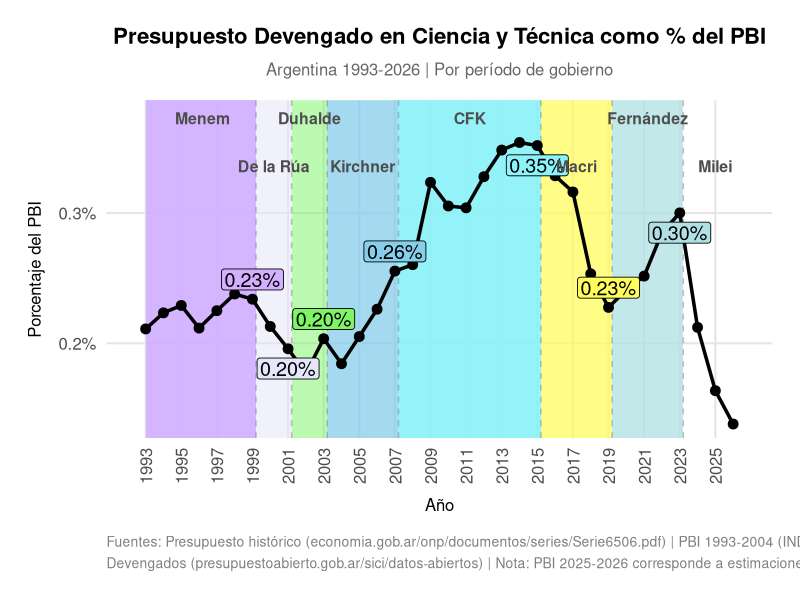
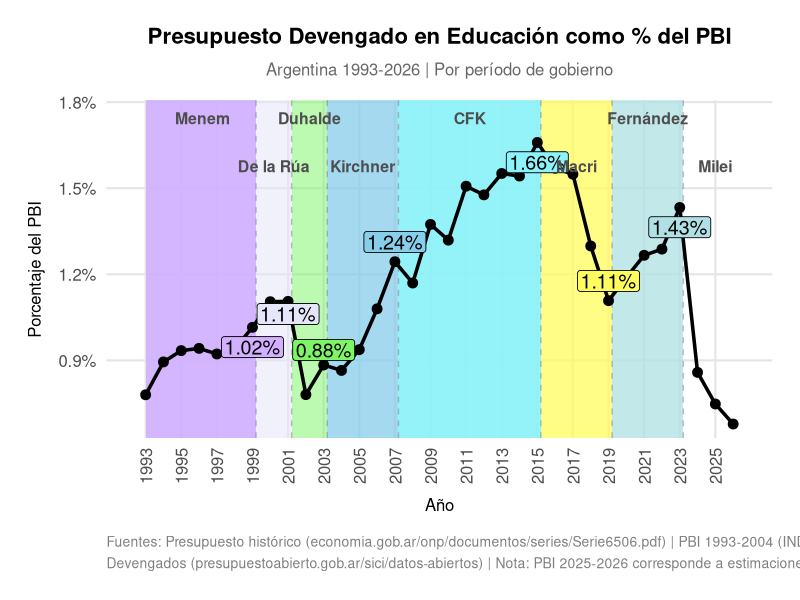
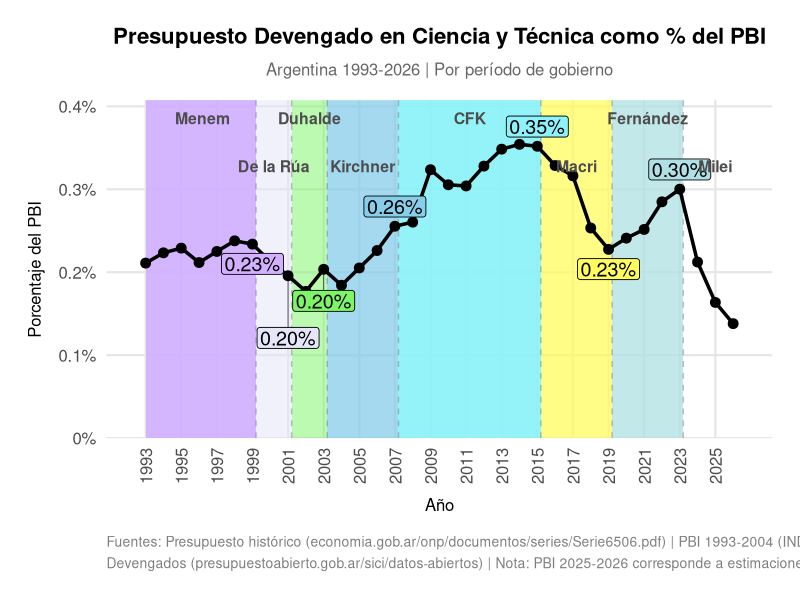
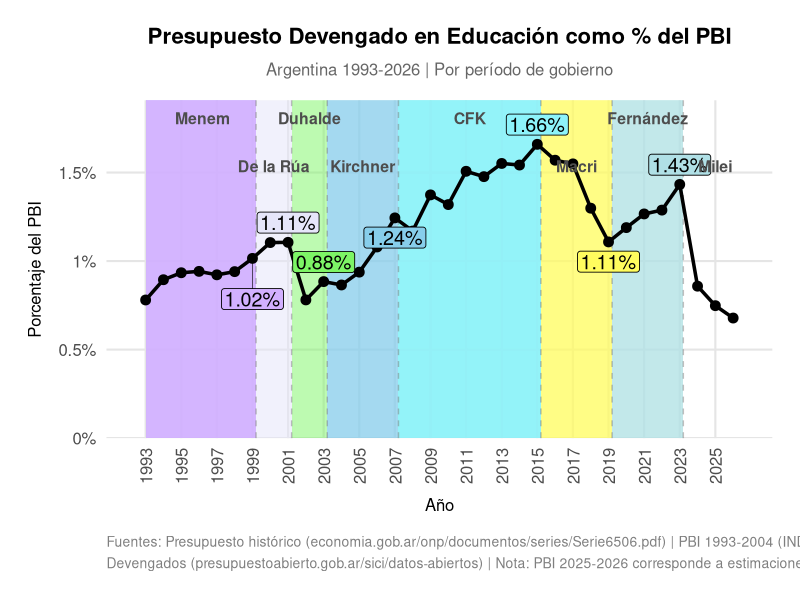
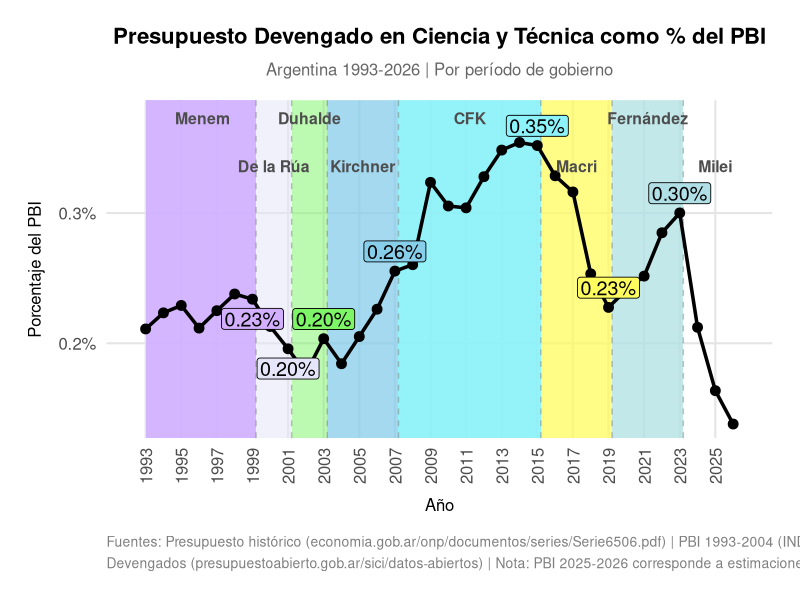
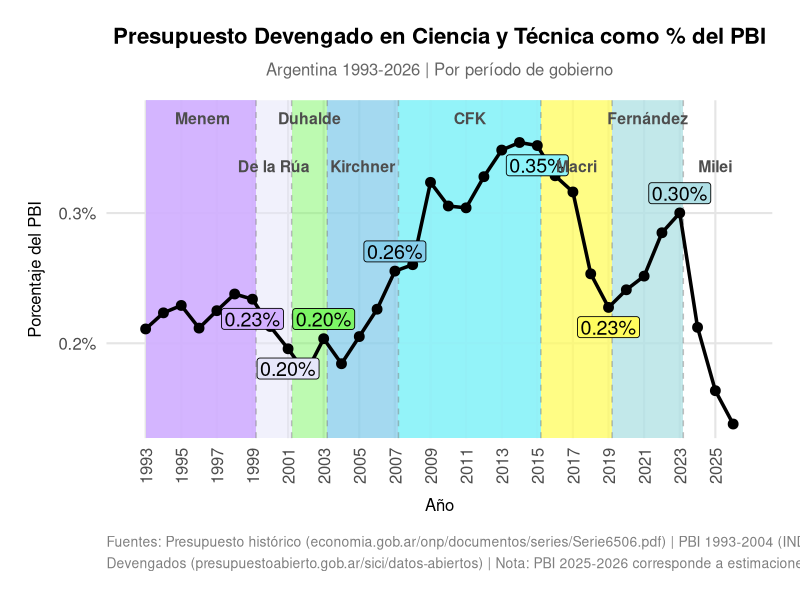
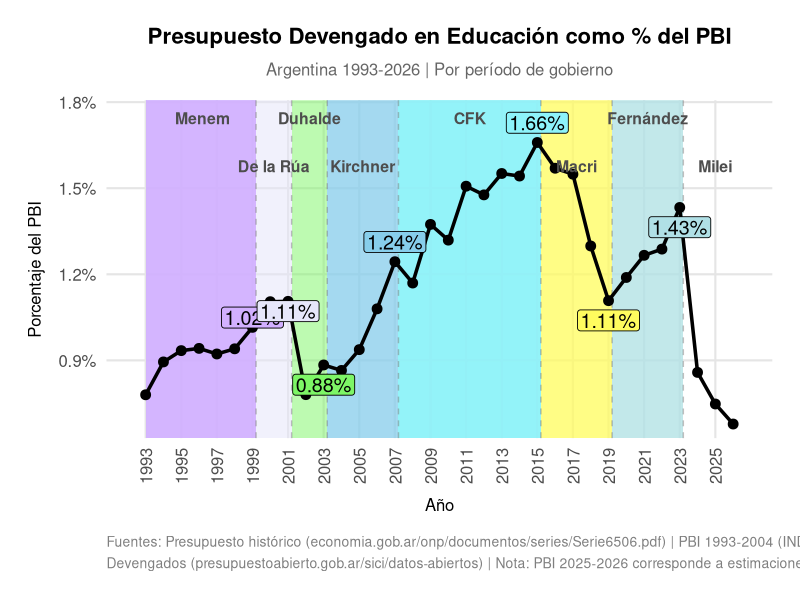
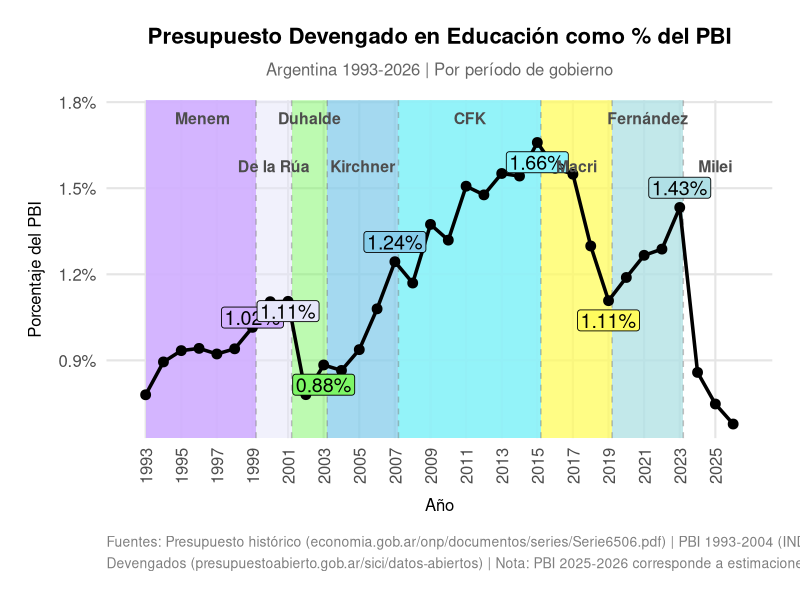

Source code (R) for these figures, in order: (Note: this script raises an error after producing the figures.)
# =============================================================================
# Análisis del Presupuesto Devengado en Ciencia y Educación como % del PBI
# Argentina 1993-2026
# =============================================================================

# Cargar librerías necesarias
library(ggplot2)
library(dplyr)
library(tidyr)
library(scales)
library(ggrepel)

# -----------------------------------------------------------------------------
# 1. Leer y procesar datos
# -----------------------------------------------------------------------------

presupuesto <- read.csv("presupuesto.csv", stringsAsFactors = FALSE)

# Calcular Presupuesto Devengado como % del PBI
presupuesto <- presupuesto %>%
  mutate(
    Ciencia_pct_PBI = (Devengado.Ciencia / PBI) * 100,
    Educacion_pct_PBI = (Devengado.Educación / PBI) * 100
  )

# -----------------------------------------------------------------------------
# 2. Definir períodos de gobierno
# -----------------------------------------------------------------------------

definir_gobierno <- function(año) {
  case_when(
    año >= 1989 & año <= 1999 ~ "Menem\n(1989-1999)",
    año >= 2000 & año <= 2001 ~ "De la Rúa\n(2000-2001)",
    año == 2002 ~ "Duhalde\n(2002-2003)",
    año == 2003 ~ "Duhalde\n(2002-2003)",
    año >= 2004 & año <= 2007 ~ "Kirchner\n(2003-2007)",
    año >= 2008 & año <= 2015 ~ "Fernández de Kirchner\n(2008-2015)",
    año >= 2016 & año <= 2019 ~ "Macri\n(2016-2019)",
    año >= 2020 & año <= 2023 ~ "Fernández\n(2020-2023)",
    año >= 2024 & año <= 2027 ~ "Milei\n(2024-2027)",
    TRUE ~ "Otro"
  )
}

presupuesto <- presupuesto %>%
  mutate(Gobierno = definir_gobierno(Año))

# Ordenar los gobiernos cronológicamente
presupuesto$Gobierno <- factor(presupuesto$Gobierno, levels = c(
  "Menem\n(1989-1999)",
  "De la Rúa\n(2000-2001)",
  "Duhalde\n(2002-2003)",
  "Kirchner\n(2003-2007)",
  "Fernández de Kirchner\n(2008-2015)",
  "Macri\n(2016-2019)",
  "Fernández\n(2020-2023)",
  "Milei\n(2024-2027)"
))

# -----------------------------------------------------------------------------
# 3. Preparar datos para el gráfico
# -----------------------------------------------------------------------------

# Transformar a formato largo para ggplot
datos_largo <- presupuesto %>%
  select(Año, Gobierno, Ciencia_pct_PBI, Educacion_pct_PBI) %>%
  pivot_longer(
    cols = c(Ciencia_pct_PBI, Educacion_pct_PBI),
    names_to = "Categoria",
    values_to = "Porcentaje_PBI"
  ) %>%
  mutate(
    Categoria = recode(Categoria,
      "Ciencia_pct_PBI" = "Ciencia y Técnica",
      "Educacion_pct_PBI" = "Educación"
    )
  )

# -----------------------------------------------------------------------------
# 4. Definir colores para cada gobierno
# -----------------------------------------------------------------------------

colores_gobierno <- c(
  "Menem\n(1989-1999)" = "#d2b0ff",
  "De la Rúa\n(2000-2001)" = "#E6E6FA",
  "Duhalde\n(2002-2003)" = "#7df566",
  "Kirchner\n(2003-2007)" = "#87CEEB",
  "Fernández de Kirchner\n(2008-2015)" = "#8df3fa",
  "Macri\n(2016-2019)" = "#fffc5e",
  "Fernández\n(2020-2023)" = "#B0E0E6",
  "Milei\n(2024-2027)" = "#DDA0DD"
)

# -----------------------------------------------------------------------------
# 5. Crear rectángulos de fondo para cada gobierno
# -----------------------------------------------------------------------------

# Obtener los límites de años para cada gobierno
gobiernos_rect <- presupuesto %>%
  group_by(Gobierno) %>%
  summarise(
    xmin = ifelse(Gobierno=="Menem\n(1989-1999)", min(Año), min(Año)-.8),
    xmax = max(Año)+.2,
    .groups = "drop"
  ) %>%
  filter(!is.na(Gobierno))

# -----------------------------------------------------------------------------
# 6. Crear el gráfico
# -----------------------------------------------------------------------------

# Definir tema profesional
tema_profesional <- theme_minimal(base_size = 16) +
  theme(
    plot.title = element_text(face = "bold", size = 16, hjust = 0.5, margin = margin(b = 10)),
    plot.subtitle = element_text(size = 12, hjust = 0.5, color = "gray40", margin = margin(b = 15)),
    plot.caption = element_text(size = 10, color = "gray50", hjust = 0, margin = margin(t = 15), lineheight = 1.3),
    axis.title.x = element_text(size = 12, margin = margin(t = 10)),
    axis.title.y = element_text(size = 12, margin = margin(r = 10)),
    axis.text = element_text(size = 12),
    axis.text.x = element_text(angle = 90, vjust = 0.5, hjust = 1),
    legend.position = "bottom",
    legend.title = element_blank(),
    legend.text = element_text(size = 12),
    panel.grid.major = element_line(color = "gray90"),
    panel.grid.minor = element_blank(),
    plot.background = element_rect(fill = "white", color = NA),
    panel.background = element_rect(fill = "white", color = NA),
    plot.margin = margin(20, 20, 20, 20)
  )

# Definir la nota al pie con fuentes
caption_text <- paste0(
  "Fuentes: Presupuesto histórico (economia.gob.ar/onp/documentos/series/Serie6506.pdf) | ",
  "PBI 1993-2004 (INDEC, cuadro8_1.xls) | PBI 2004-2025 (INDEC, sh_oferta_demanda_12_25.xls)\n",
  "Devengados (presupuestoabierto.gob.ar/sici/datos-abiertos) | ",
  "Nota: PBI 2025-2026 corresponde a estimaciones del Presupuesto Nacional 2026"
)

# -----------------------------------------------------------------------------
# 6. Función para crear gráficos
# -----------------------------------------------------------------------------

crear_grafico_pbi <- function(data, variable, titulo, filename_base, start_y_zero = FALSE) {
  # Preparar datos
  datos_plot <- data %>%
    select(Año, Gobierno, valor = all_of(variable))
  
  # Filtrar solo el último año de cada gobierno para las etiquetas
  datos_labels <- datos_plot %>%
    group_by(Gobierno) %>%
    filter(Año == max(Año)) %>%
    ungroup()
  
  # Crear el gráfico

  p <- ggplot() +
    # Agregar rectángulos de fondo para cada gobierno
    geom_rect(
      data = gobiernos_rect,
      aes(xmin = xmin, xmax = xmax, ymin = -Inf, ymax = Inf, fill = Gobierno),
      alpha = 0.3
    ) +
    scale_fill_manual(values = colores_gobierno, guide = "none") +
    # Agregar líneas verticales entre gobiernos
    geom_vline(
      xintercept = c(1999.2, 2001.2, 2003.2, 2007.2, 2015.2, 2019.2, 2023.2),
      linetype = "dashed",
      color = "gray50",
      alpha = 0.5
    ) +
    # Agregar línea de la serie temporal
    geom_line(
      data = datos_plot,
      aes(x = Año, y = valor),
      color = "black",
      linewidth = 1.2
    ) +
    # Agregar puntos
    geom_point(
      data = datos_plot,
      aes(x = Año, y = valor),
      color = "black",
      size = 3
    ) +
    # Agregar etiquetas con color de gobierno como fondo
    geom_label_repel(
      data = datos_labels,
      aes(x = Año, y = valor, label = sprintf("%.2f%%", valor), fill = Gobierno),
      size = 5,
      color = "black",
      label.size = 0.3,
      label.padding = unit(0.15, "lines"),
      max.overlaps = 25,
      segment.size = 0.3,
      segment.color = "black",
      segment.alpha = 0.7,
      box.padding = 0.4,
      point.padding = 0.3,
      force_pull = 0,
      direction = "y",
      show.legend = FALSE
    ) +
    # Escalas de los ejes
    scale_x_continuous(
      breaks = seq(1993, 2026, by = 2),
      limits = c(1992.5, 2026.5)
    ) +
    # Títulos y etiquetas
    labs(
      title = titulo,
      subtitle = "Argentina 1993-2026 | Por período de gobierno",
      x = "Año",
      y = "Porcentaje del PBI",
      caption = caption_text
    ) +
    # Aplicar tema
    tema_profesional +
    # Agregar etiquetas de gobierno en la parte superior (alternando posiciones y)
    annotate(
      "text",
      x = c(1996.2, 2002.2, 2011.2, 2021.2),
      y = Inf,
      label = c("Menem", "Duhalde", "CFK", "Fernández"),
      vjust = 2,
      hjust = 0.5,
      size = 4,
      fontface = "bold",
      color = "gray30"
    ) +
    annotate(
      "text",
      x = c(2000.2, 2005.2, 2017.2, 2025),
      y = Inf,
      label = c("De la Rúa", "Kirchner", "Macri", "Milei"),
      vjust = 6,
      hjust = 0.5,
      size = 4,
      fontface = "bold",
      color = "gray30"
    )
  
  # Configurar escala Y según parámetro
  if (start_y_zero) {
    p <- p + scale_y_continuous(
      labels = function(x) paste0(x, "%"),
      expand = expansion(mult = c(0, 0.15)),
      limits = c(0, NA)
    )
  } else {
    p <- p + scale_y_continuous(
      labels = function(x) paste0(x, "%"),
      expand = expansion(mult = c(0.05, 0.15))
    )
  }
  
  # Guardar en PNG
  ggsave(
    paste0(filename_base, ".png"),
    plot = p,
    width = 12,
    height = 12,
    dpi = 300,
    bg = "white"
  )
  
  # Guardar en PDF
  ggsave(
    paste0(filename_base, ".pdf"),
    plot = p,
    width = 12,
    height = 12,
    bg = "white"
  )
  
  return(p)
}

# -----------------------------------------------------------------------------
# 7. Crear y guardar los gráficos
# -----------------------------------------------------------------------------

# Gráficos con escala Y automática
p_ciencia <- crear_grafico_pbi(
  data = presupuesto,
  variable = "Ciencia_pct_PBI",
  titulo = "Presupuesto Devengado en Ciencia y Técnica como % del PBI",
  filename_base = "presupuesto_ciencia_pbi"
)

p_educacion <- crear_grafico_pbi(
  data = presupuesto,
  variable = "Educacion_pct_PBI",
  titulo = "Presupuesto Devengado en Educación como % del PBI",
  filename_base = "presupuesto_educacion_pbi"
)

# Gráficos con escala Y comenzando en 0
p_ciencia_y0 <- crear_grafico_pbi(
  data = presupuesto,
  variable = "Ciencia_pct_PBI",
  titulo = "Presupuesto Devengado en Ciencia y Técnica como % del PBI",
  filename_base = "presupuesto_ciencia_pbi_y0",
  start_y_zero = TRUE
)

p_educacion_y0 <- crear_grafico_pbi(
  data = presupuesto,
  variable = "Educacion_pct_PBI",
  titulo = "Presupuesto Devengado en Educación como % del PBI",
  filename_base = "presupuesto_educacion_pbi_y0",
  start_y_zero = TRUE
)

# Mostrar los gráficos
print(p_ciencia)
print(p_educacion)
print(p_ciencia_y0)
print(p_educacion_y0)

# -----------------------------------------------------------------------------
# 8. Imprimir resumen de datos
# -----------------------------------------------------------------------------

cat("\n=== Resumen: Presupuesto Devengado como % del PBI ===\n\n")

resumen <- presupuesto %>%
  select(Año, Gobierno, Ciencia_pct_PBI, Educacion_pct_PBI) %>%
  mutate(
    Ciencia_pct_PBI = round(Ciencia_pct_PBI, 4),
    Educacion_pct_PBI = round(Educacion_pct_PBI, 4)
  )

print(resumen, n = nrow(resumen))

cat("\n=== Promedio por Gobierno ===\n\n")

promedio_gobierno <- presupuesto %>%
  group_by(Gobierno) %>%
  summarise(
    Años = paste(min(Año), "-", max(Año)),
    Promedio_Ciencia = round(mean(Ciencia_pct_PBI), 4),
    Promedio_Educacion = round(mean(Educacion_pct_PBI), 4),
    .groups = "drop"
  )

print(promedio_gobierno)
